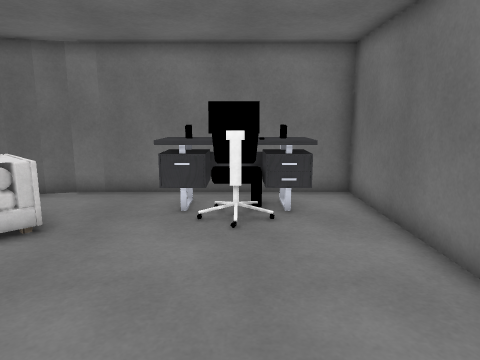
view 1 (above)

16 first-person views from a walk through a scene from a Unity 3-D project. The camera is 1.3 m above the floor, tilts 10° down and sees 70° across. The floor is counted in squares, 0.5 m on a side. Each view is taken from the middle of a square. On the plan, view 1 faces up. The plan holds only what a view shows up to about 20 squares ahead; the rest is blank. The player character is not drawn. Some animated figures are left out. Some surface patterns are stand-ins.

view 2
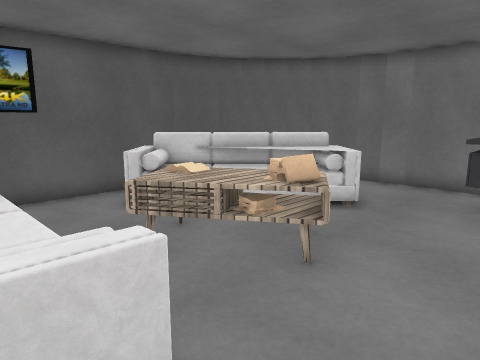

view 3
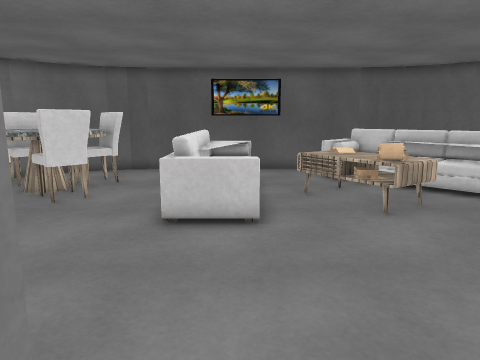

view 4
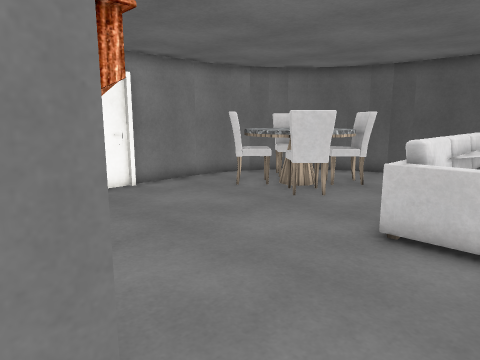

view 5
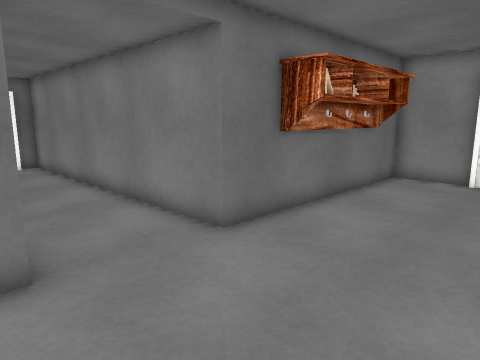

view 6
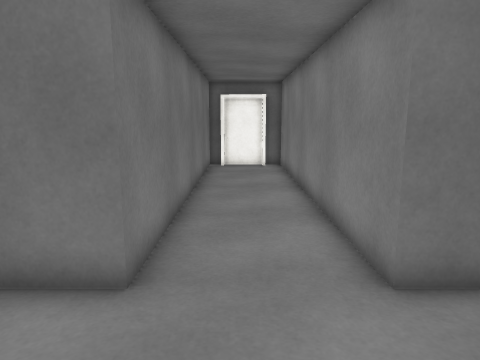

view 7
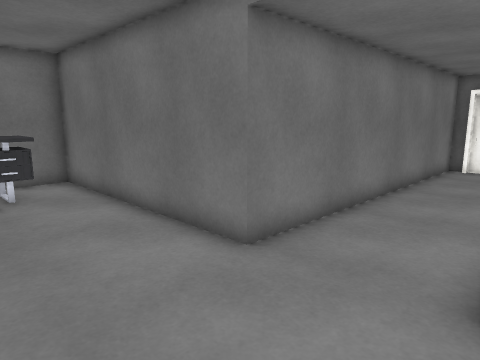

view 8
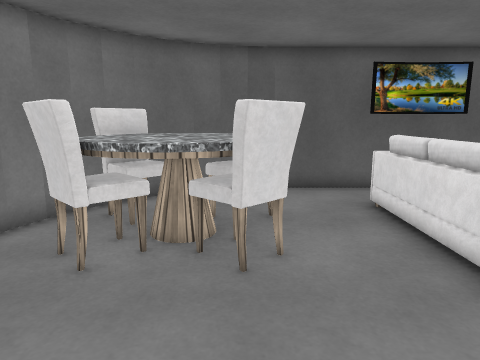

view 9
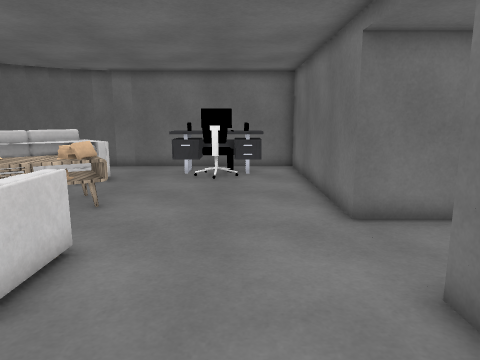

view 10
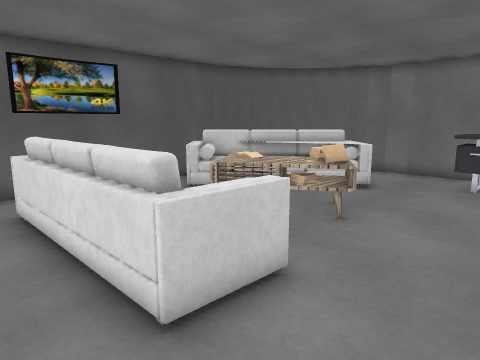

view 11
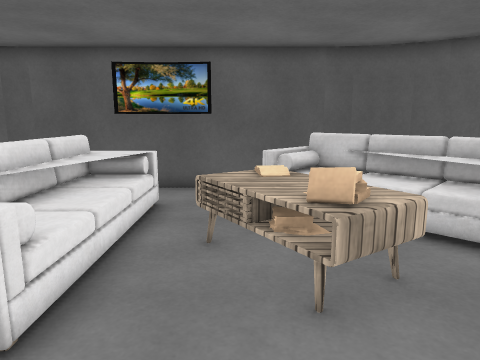

view 12
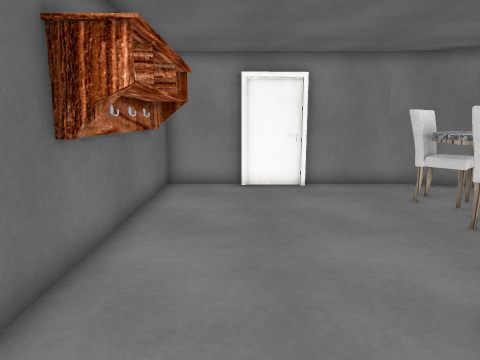

view 13
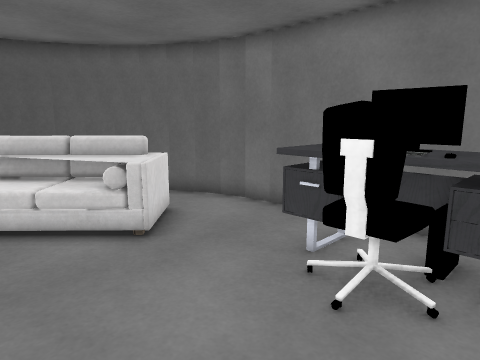

view 14
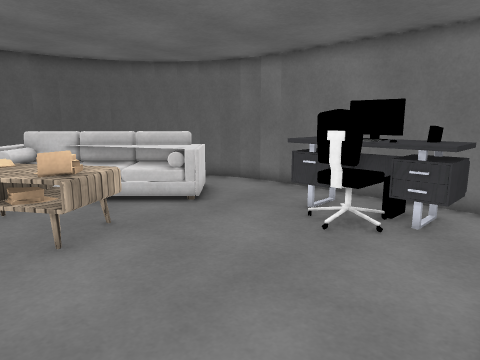

view 15
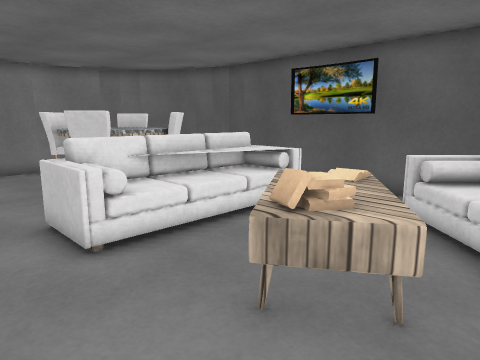

view 16
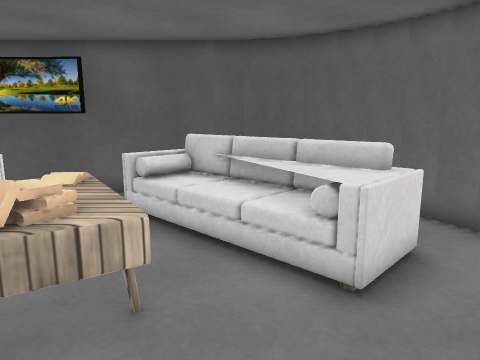

### Floor plan
Key: @ floor where view 1 was taken; # wall or solid block; x gap in a wall; . floor; ^ raised ledge; S sofa; T table; B books; A TV; C chair; H shelf; O other object.
Columns run from 12 left of view 1 to 19 right of it. Each row starts with its distance up from view 1.
 12     #############
 11   ###.....OO#OO.#
 10  ## ......OO OO.#
  9  #   ##...OO OO.#
  8 ##    ##... O...#
  7 #    OO.........#
  6 # S  O..........#
  5 # # O...T.......#
  4 #S# ..TTBT......#
  3 #.SS.BBTBB......#
  2 #....BBTT.......################
  1 #A....T........................#
  0 #A..........@..................#
 -1 #A #OOOOOSS....................#
 -2 #A #    # S.....################
 -3 #. ######SS.....#
 -4 #...............#
 -5 #..............O#
 -6 #..CC^CC.......O#
 -7 #..CC^^CC......O#
 -8 # .^^^^^.......H#
 -9 ##.^^^^^.......H#
-10  ##CC^CCC......H#
-11   ##C xC........#
-12    ###..........#
-13      ############

Positions as (right, up) in squares from view 1, and headings:
1: (0, 0), facing up
2: (0, -2), facing up-left
3: (6, -1), facing left
4: (5, 0), facing down-left
5: (-2, 3), facing down-right
6: (-1, 0), facing right
7: (-1, -3), facing up-right
8: (1, -7), facing left
9: (1, -7), facing up
10: (1, -5), facing up-left
11: (1, 2), facing left
12: (1, 1), facing down
13: (2, 4), facing up-left
14: (4, 1), facing up-left
15: (0, 6), facing down-left
16: (0, 6), facing left
